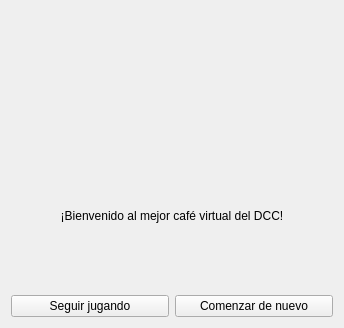
<?xml version="1.0" encoding="UTF-8"?>
<ui version="4.0">
 <class>ventana_inicio</class>
 <widget class="QWidget" name="ventana_inicio">
  <property name="geometry">
   <rect>
    <x>0</x>
    <y>0</y>
    <width>344</width>
    <height>328</height>
   </rect>
  </property>
  <property name="maximumSize">
   <size>
    <width>344</width>
    <height>328</height>
   </size>
  </property>
  <property name="windowTitle">
   <string>Ventana de inicio</string>
  </property>
  <layout class="QVBoxLayout" name="verticalLayout">
   <item>
    <layout class="QHBoxLayout" name="horizontalLayout_2">
     <item>
      <spacer name="horizontalSpacer">
       <property name="orientation">
        <enum>Qt::Horizontal</enum>
       </property>
       <property name="sizeHint" stdset="0">
        <size>
         <width>40</width>
         <height>20</height>
        </size>
       </property>
      </spacer>
     </item>
     <item>
      <widget class="QLabel" name="imagen">
       <property name="maximumSize">
        <size>
         <width>320</width>
         <height>125</height>
        </size>
       </property>
       <property name="text">
        <string/>
       </property>
       <property name="pixmap">
        <pixmap>sprites/otros/logo_negro.png</pixmap>
       </property>
       <property name="scaledContents">
        <bool>true</bool>
       </property>
       <property name="alignment">
        <set>Qt::AlignCenter</set>
       </property>
      </widget>
     </item>
     <item>
      <spacer name="horizontalSpacer_2">
       <property name="orientation">
        <enum>Qt::Horizontal</enum>
       </property>
       <property name="sizeHint" stdset="0">
        <size>
         <width>40</width>
         <height>20</height>
        </size>
       </property>
      </spacer>
     </item>
    </layout>
   </item>
   <item>
    <widget class="QLabel" name="texto">
     <property name="text">
      <string>¡Bienvenido al mejor café virtual del DCC!</string>
     </property>
     <property name="alignment">
      <set>Qt::AlignCenter</set>
     </property>
    </widget>
   </item>
   <item>
    <layout class="QHBoxLayout" name="horizontalLayout">
     <item>
      <widget class="QPushButton" name="boton_juego_cargar">
       <property name="text">
        <string>Seguir jugando</string>
       </property>
      </widget>
     </item>
     <item>
      <widget class="QPushButton" name="boton_juego_crear">
       <property name="text">
        <string>Comenzar de nuevo</string>
       </property>
      </widget>
     </item>
    </layout>
   </item>
  </layout>
 </widget>
 <resources/>
 <connections/>
</ui>
